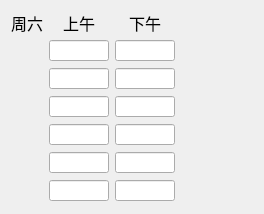
              <widget class="QWidget" name="page_8">
               <layout class="QHBoxLayout" name="horizontalLayout_20">
                <item>
                 <layout class="QVBoxLayout" name="verticalLayout_27">
                  <item>
                   <widget class="QLabel" name="label_36">
                    <property name="font">
                     <font>
                      <pointsize>12</pointsize>
                     </font>
                    </property>
                    <property name="text">
                     <string>周六</string>
                    </property>
                    <property name="textFormat">
                     <enum>Qt::AutoText</enum>
                    </property>
                   </widget>
                  </item>
                  <item>
                   <spacer name="verticalSpacer_8">
                    <property name="orientation">
                     <enum>Qt::Vertical</enum>
                    </property>
                    <property name="sizeHint" stdset="0">
                     <size>
                      <width>20</width>
                      <height>168</height>
                     </size>
                    </property>
                   </spacer>
                  </item>
                 </layout>
                </item>
                <item>
                 <layout class="QVBoxLayout" name="verticalLayout_7">
                  <item>
                   <widget class="QLabel" name="label_38">
                    <property name="minimumSize">
                     <size>
                      <width>0</width>
                      <height>21</height>
                     </size>
                    </property>
                    <property name="maximumSize">
                     <size>
                      <width>16777215</width>
                      <height>21</height>
                     </size>
                    </property>
                    <property name="font">
                     <font>
                      <pointsize>12</pointsize>
                     </font>
                    </property>
                    <property name="text">
                     <string>上午</string>
                    </property>
                    <property name="textFormat">
                     <enum>Qt::AutoText</enum>
                    </property>
                    <property name="alignment">
                     <set>Qt::AlignCenter</set>
                    </property>
                   </widget>
                  </item>
                  <item>
                   <widget class="QLineEdit" name="sat_am_1">
                    <property name="minimumSize">
                     <size>
                      <width>60</width>
                      <height>21</height>
                     </size>
                    </property>
                    <property name="maximumSize">
                     <size>
                      <width>60</width>
                      <height>21</height>
                     </size>
                    </property>
                    <property name="font">
                     <font>
                      <pointsize>10</pointsize>
                     </font>
                    </property>
                    <property name="text">
                     <string/>
                    </property>
                   </widget>
                  </item>
                  <item>
                   <widget class="QLineEdit" name="sat_am_2">
                    <property name="minimumSize">
                     <size>
                      <width>60</width>
                      <height>21</height>
                     </size>
                    </property>
                    <property name="maximumSize">
                     <size>
                      <width>60</width>
                      <height>21</height>
                     </size>
                    </property>
                    <property name="font">
                     <font>
                      <pointsize>10</pointsize>
                     </font>
                    </property>
                    <property name="text">
                     <string/>
                    </property>
                   </widget>
                  </item>
                  <item>
                   <widget class="QLineEdit" name="sat_am_3">
                    <property name="minimumSize">
                     <size>
                      <width>60</width>
                      <height>21</height>
                     </size>
                    </property>
                    <property name="maximumSize">
                     <size>
                      <width>60</width>
                      <height>21</height>
                     </size>
                    </property>
                    <property name="font">
                     <font>
                      <pointsize>10</pointsize>
                     </font>
                    </property>
                    <property name="text">
                     <string/>
                    </property>
                   </widget>
                  </item>
                  <item>
                   <widget class="QLineEdit" name="sat_am_4">
                    <property name="minimumSize">
                     <size>
                      <width>60</width>
                      <height>21</height>
                     </size>
                    </property>
                    <property name="maximumSize">
                     <size>
                      <width>60</width>
                      <height>21</height>
                     </size>
                    </property>
                    <property name="font">
                     <font>
                      <pointsize>10</pointsize>
                     </font>
                    </property>
                    <property name="text">
                     <string/>
                    </property>
                   </widget>
                  </item>
                  <item>
                   <widget class="QLineEdit" name="sat_am_5">
                    <property name="minimumSize">
                     <size>
                      <width>60</width>
                      <height>21</height>
                     </size>
                    </property>
                    <property name="maximumSize">
                     <size>
                      <width>60</width>
                      <height>21</height>
                     </size>
                    </property>
                    <property name="font">
                     <font>
                      <pointsize>10</pointsize>
                     </font>
                    </property>
                    <property name="text">
                     <string/>
                    </property>
                   </widget>
                  </item>
                  <item>
                   <widget class="QLineEdit" name="sat_am_6">
                    <property name="minimumSize">
                     <size>
                      <width>60</width>
                      <height>21</height>
                     </size>
                    </property>
                    <property name="maximumSize">
                     <size>
                      <width>60</width>
                      <height>21</height>
                     </size>
                    </property>
                    <property name="font">
                     <font>
                      <pointsize>10</pointsize>
                     </font>
                    </property>
                    <property name="text">
                     <string/>
                    </property>
                   </widget>
                  </item>
                 </layout>
                </item>
                <item>
                 <layout class="QVBoxLayout" name="verticalLayout_18">
                  <item>
                   <widget class="QLabel" name="label_37">
                    <property name="minimumSize">
                     <size>
                      <width>0</width>
                      <height>21</height>
                     </size>
                    </property>
                    <property name="maximumSize">
                     <size>
                      <width>16777215</width>
                      <height>21</height>
                     </size>
                    </property>
                    <property name="font">
                     <font>
                      <pointsize>12</pointsize>
                     </font>
                    </property>
                    <property name="text">
                     <string>下午</string>
                    </property>
                    <property name="textFormat">
                     <enum>Qt::AutoText</enum>
                    </property>
                    <property name="alignment">
                     <set>Qt::AlignCenter</set>
                    </property>
                   </widget>
                  </item>
                  <item>
                   <widget class="QLineEdit" name="sat_pm_1">
                    <property name="minimumSize">
                     <size>
                      <width>60</width>
                      <height>21</height>
                     </size>
                    </property>
                    <property name="maximumSize">
                     <size>
                      <width>60</width>
                      <height>21</height>
                     </size>
                    </property>
                    <property name="font">
                     <font>
                      <pointsize>10</pointsize>
                     </font>
                    </property>
                    <property name="text">
                     <string/>
                    </property>
                   </widget>
                  </item>
                  <item>
                   <widget class="QLineEdit" name="sat_pm_2">
                    <property name="minimumSize">
                     <size>
                      <width>60</width>
                      <height>21</height>
                     </size>
                    </property>
                    <property name="maximumSize">
                     <size>
                      <width>60</width>
                      <height>21</height>
                     </size>
                    </property>
                    <property name="font">
                     <font>
                      <pointsize>10</pointsize>
                     </font>
                    </property>
                    <property name="text">
                     <string/>
                    </property>
                   </widget>
                  </item>
                  <item>
                   <widget class="QLineEdit" name="sat_pm_3">
                    <property name="minimumSize">
                     <size>
                      <width>60</width>
                      <height>21</height>
                     </size>
                    </property>
                    <property name="maximumSize">
                     <size>
                      <width>60</width>
                      <height>21</height>
                     </size>
                    </property>
                    <property name="font">
                     <font>
                      <pointsize>10</pointsize>
                     </font>
                    </property>
                    <property name="text">
                     <string/>
                    </property>
                   </widget>
                  </item>
                  <item>
                   <widget class="QLineEdit" name="sat_pm_4">
                    <property name="minimumSize">
                     <size>
                      <width>60</width>
                      <height>21</height>
                     </size>
                    </property>
                    <property name="maximumSize">
                     <size>
                      <width>60</width>
                      <height>21</height>
                     </size>
                    </property>
                    <property name="font">
                     <font>
                      <pointsize>10</pointsize>
                     </font>
                    </property>
                    <property name="text">
                     <string/>
                    </property>
                   </widget>
                  </item>
                  <item>
                   <widget class="QLineEdit" name="sat_pm_5">
                    <property name="minimumSize">
                     <size>
                      <width>60</width>
                      <height>21</height>
                     </size>
                    </property>
                    <property name="maximumSize">
                     <size>
                      <width>60</width>
                      <height>21</height>
                     </size>
                    </property>
                    <property name="font">
                     <font>
                      <pointsize>10</pointsize>
                     </font>
                    </property>
                    <property name="text">
                     <string/>
                    </property>
                   </widget>
                  </item>
                  <item>
                   <widget class="QLineEdit" name="sat_pm_6">
                    <property name="minimumSize">
                     <size>
                      <width>60</width>
                      <height>21</height>
                     </size>
                    </property>
                    <property name="maximumSize">
                     <size>
                      <width>60</width>
                      <height>21</height>
                     </size>
                    </property>
                    <property name="font">
                     <font>
                      <pointsize>10</pointsize>
                     </font>
                    </property>
                    <property name="text">
                     <string/>
                    </property>
                   </widget>
                  </item>
                 </layout>
                </item>
                <item>
                 <spacer name="horizontalSpacer_23">
                  <property name="orientation">
                   <enum>Qt::Horizontal</enum>
                  </property>
                  <property name="sizeHint" stdset="0">
                   <size>
                    <width>78</width>
                    <height>20</height>
                   </size>
                  </property>
                 </spacer>
                </item>
               </layout>
              </widget>
